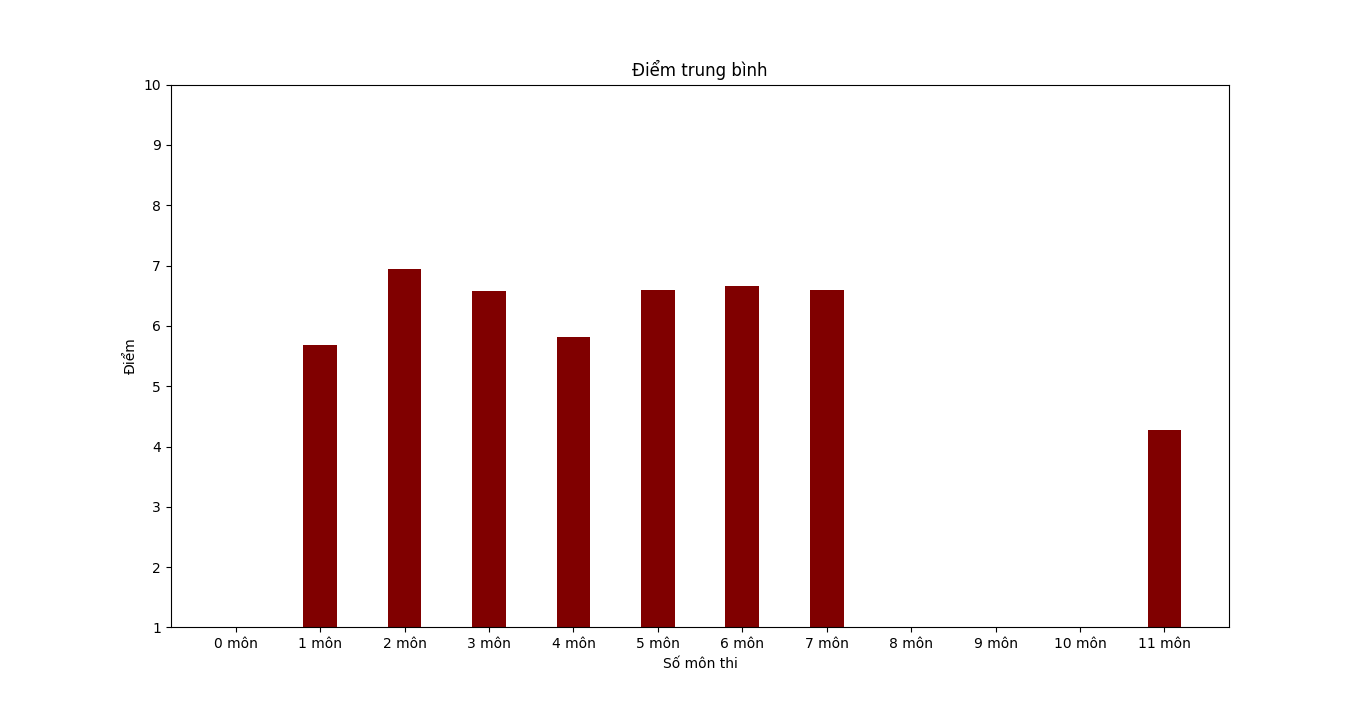

Generate this figure with Python:
#read file data
with open("clean_data.csv", encoding= "utf8", mode="r") as file:
    data = file.read().split("\n")

header = data[0]
students = data[1:]
#remove last student or emtry student
students.pop()

header = header.split(",")
subjects = header[5:]

for i in range(len(students)):
    students[i] = students[i].split(",")

num_of_exam_taken = [0,0,0,0,0,0,0,0,0,0,0,0]
ave = [0,0,0,0,0,0,0,0,0,0,0,0]

for student in students:
	count = 0;
	total = 0;
	for i in range(11):
		if ( student[i+5] != "-1"):
			count+=1
			total += float(student[i + 5])

	num_of_exam_taken[count]+= 1
	ave[count] += total / count

for i in range(len(num_of_exam_taken)):
	if num_of_exam_taken[i] != 0:
		ave[i] = round(ave[i]/num_of_exam_taken[i], 2)

import numpy as np 
import matplotlib.pyplot as plt  
  
   
# creating the dataset 
labels = ['0 môn', '1 môn', '2 môn', '3 môn', '4 môn', '5 môn', '6 môn', '7 môn', '8 môn', '9 môn', '10 môn', '11 môn'] 
   
figure, axis = plt.subplots()
  
axis.set_ylim(1, 10)
# creating the bar plot 
plt.bar(labels, ave, color ='maroon',  
        width = 0.4) 
  
plt.xlabel("Số môn thi") 
plt.ylabel("Điểm") 
plt.title("Điểm trung bình") 
plt.show() 
